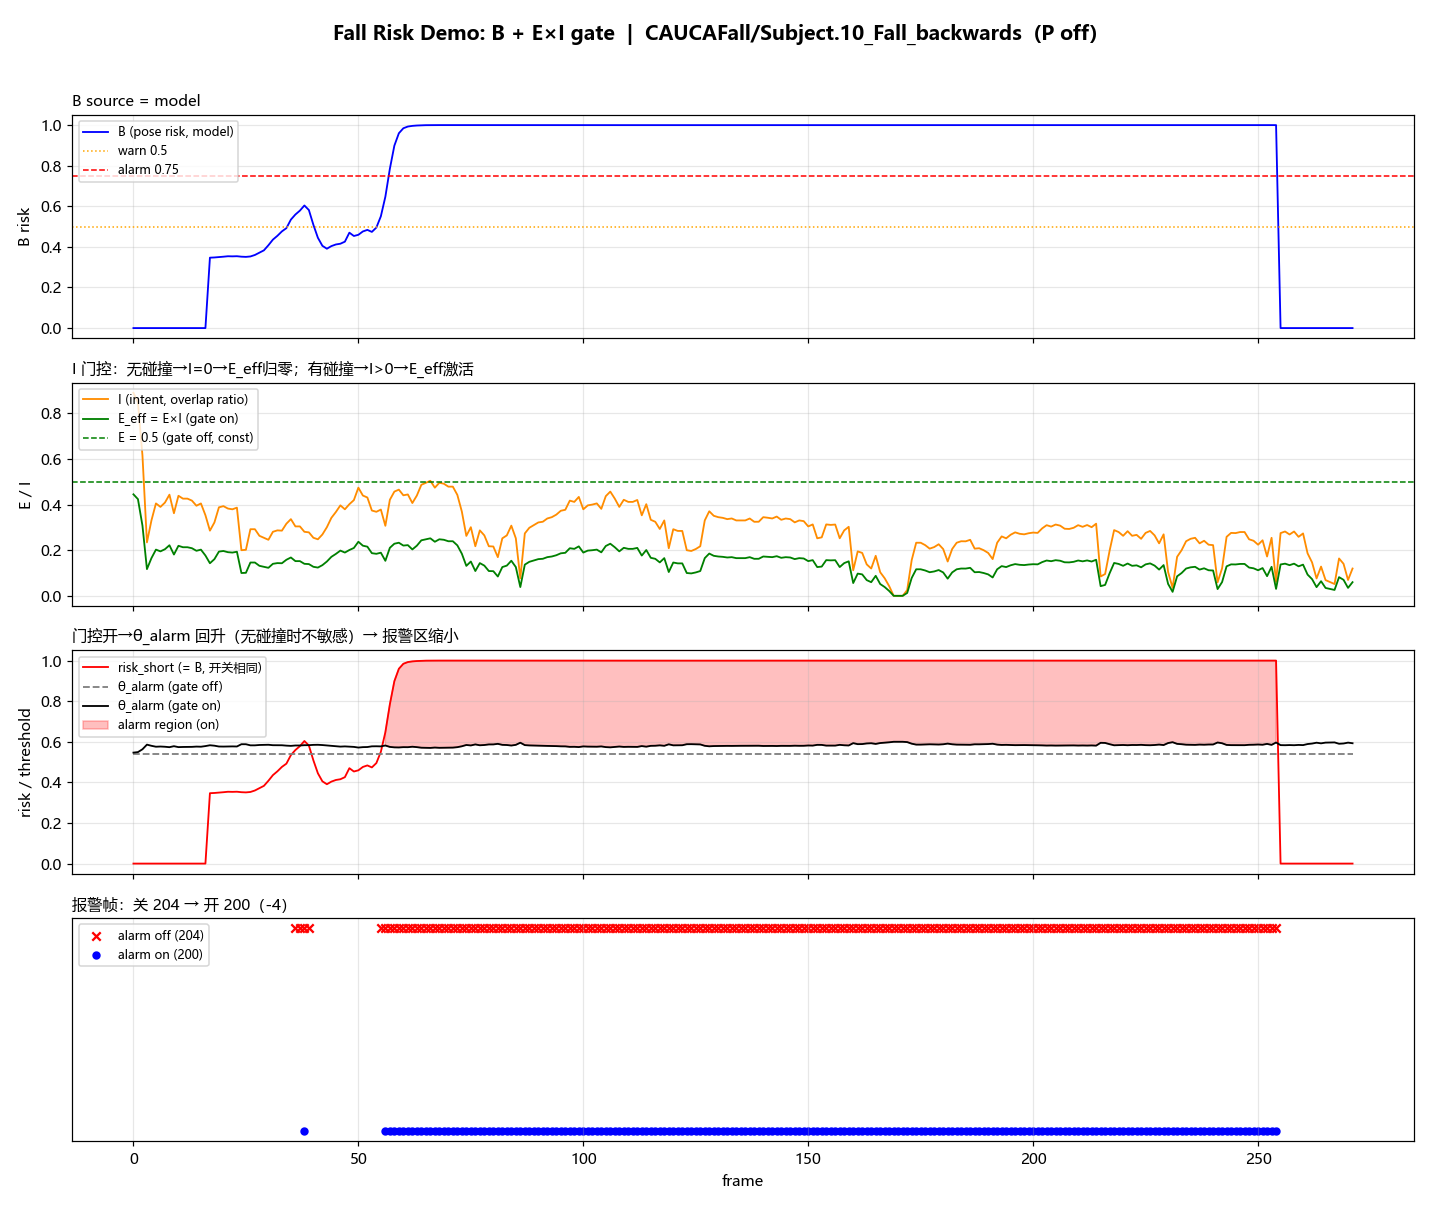

Reproduce this figure in Python.
#!/usr/bin/env python
# -*- coding: utf-8 -*-
"""
intent_gate_demo.py — 环境交互风险预测完整 demo

端到端跑单个视频：
  B = 真实 RiskRegressor 模型推理（姿态风险，含 gait 速度）
  E = 合成环境分（--force-e，因 env_labels 未覆盖全量 npz）
  I = compute_I 真实 pose 逐帧干涉系数（运动意图 × 环境掩码门控）
  P = 0（本 demo 不考虑生理因素）
  融合：fuse(B, E, P=0, I) 开/关门控对比

输出：逐帧风险曲线 PNG + 控制台摘要 + JSON。

用法:
  python demo/intent_gate_demo.py
  python demo/intent_gate_demo.py --npz pose_cache/CAUCAFall/Subject.10_Fall_backwards.npz
  python demo/intent_gate_demo.py --run-dir model/lstm/risk_v1/run_03 --force-e 0.5
"""
from __future__ import annotations

import argparse
import glob
import json
import sys
from pathlib import Path

import numpy as np
import matplotlib
matplotlib.use("Agg")  # 无 GUI 后端，直接存 PNG
import matplotlib.pyplot as plt
plt.rcParams["font.sans-serif"] = ["Microsoft YaHei", "SimHei", "Arial Unicode MS", "DejaVu Sans"]
plt.rcParams["axes.unicode_minus"] = False

PROJECT_ROOT = Path(__file__).resolve().parent.parent
sys.path.insert(0, str(PROJECT_ROOT))

from scripts.fuse_risk import compute_B_from_model, compute_I, fuse  # noqa: E402
from scripts.build_config import FUSE_LV_WATCH, FUSE_LV_WARNING, FUSE_LV_CRITICAL  # noqa: E402


def synth_fall_risk(T: int) -> np.ndarray:
    """B 模型不可用时的合成跌倒 risk 曲线：前70%正常→爬升→跌倒=1.0。"""
    r = np.full(T, 0.15, dtype=np.float32)
    fall_start = int(T * 0.7)
    fall_peak = int(T * 0.9)
    n = max(fall_peak - fall_start, 1)
    r[fall_start:fall_peak] = 0.3 + 0.6 * (1 - np.exp(-np.arange(n) / 5.0))
    r[fall_peak:] = 1.0
    return r


def main():
    p = argparse.ArgumentParser(description="环境交互风险预测完整 demo")
    p.add_argument("--npz", default=None, help="pose npz 路径（默认取第一个 CAUCAFall Fall 视频）")
    p.add_argument("--run-dir", default="model/lstm/risk_v1/run_03",
                   help="RiskRegressor 目录（算真实 B）")
    p.add_argument("--force-e", type=float, default=0.5,
                   help="合成环境分 E（env_labels 未覆盖时用）")
    p.add_argument("--b-risk", type=float, default=None,
                   help="B 常量基线（提供则不用模型，用于演示门控对边缘 B 的降误报）")
    p.add_argument("--out", default="demo/intent_gate_demo.png", help="输出 PNG 路径")
    p.add_argument("--out-json", default="demo/intent_gate_demo.json", help="输出 JSON 路径")
    args = p.parse_args()

    # 选视频
    npz = Path(args.npz) if args.npz else None
    if npz is None:
        cand = sorted(glob.glob(str(PROJECT_ROOT / "pose_cache" / "CAUCAFall" / "*Fall*.npz")))
        if not cand:
            print("[ERR] 未找到 CAUCAFall Fall npz，请用 --npz 指定")
            return
        npz = Path(cand[0])
    if not npz.exists():
        print(f"[ERR] npz 不存在: {npz}")
        return

    T = int(np.load(str(npz), allow_pickle=False)["landmarks"].shape[0])
    E = float(args.force_e)
    room = "demo"
    print("=" * 72)
    print(f"  环境交互风险预测 demo —— {npz.parent.name}/{npz.stem}")
    print(f"  T={T} 帧  E={E}(合成)  P=0(不考虑)  run_dir={args.run_dir}")
    print("=" * 72)

    # ---- B：--b-risk 常量 优先；否则真实模型，失败 fallback 合成 ----
    if args.b_risk is not None:
        B = np.full(T, float(args.b_risk), dtype=np.float32)
        b_src = f"const({args.b_risk})"
    else:
        B, b_src = compute_B_from_model(npz, Path(args.run_dir))
        if B is None:
            print(f"  [WARN] B 模型推理失败，用合成跌倒曲线")
            B = synth_fall_risk(T)
            b_src = "synth"
        B = B[:T] if len(B) >= T else np.concatenate([B, np.zeros(T - len(B), dtype=np.float32)])

    # ---- I：真实 pose 逐帧门控 ----
    I_arr, i_src = compute_I(npz, E)
    if I_arr is None:
        print("[ERR] compute_I 失败，无法演示门控")
        return
    if len(I_arr) > T:
        I_arr = I_arr[:T]
    elif len(I_arr) < T:
        I_arr = np.concatenate([I_arr, np.zeros(T - len(I_arr), dtype=np.float32)])

    # ---- 融合：开/关门控对比（P=0 不考虑）----
    s_off, _, a_off, _, ta_off, _, _ = fuse(B, E, 0.0, False, room, I=None)
    s_on, _, a_on, _, ta_on, _, _ = fuse(B, E, 0.0, False, room, I=I_arr)

    n_off, n_on = int(a_off.sum()), int(a_on.sum())
    print(f"\n  B   mean={B.mean():.3f}  max={B.max():.3f}  来源={b_src}")
    print(f"  I   mean={I_arr.mean():.3f}  max={I_arr.max():.3f}  I>0帧={int((I_arr>0).sum())}/{T}")
    print(f"  E   ={E:.3f} (合成)  →  E_eff(开) mean={(E*I_arr).mean():.3f}")
    print(f"  ── 报警帧对比 ──")
    print(f"  门控关: {n_off}/{T}  ({n_off/T*100:.1f}%)")
    print(f"  门控开: {n_on}/{T}  ({n_on/T*100:.1f}%)")
    print(f"  变化  : {n_on - n_off:+d} 帧  ({'降误报' if n_on < n_off else '需排查'})")
    print(f"  θ_alarm 关 mean={ta_off.mean():.3f}  开 mean={ta_on.mean():.3f}")

    # ---- 画图 ----
    t = np.arange(T)
    # theta_alarm 关门控时为标量（E_eff=E 常数 → θ 常数），统一成 (T,) 数组
    ta_off = np.full(T, float(np.mean(ta_off))) if np.ndim(ta_off) == 0 else np.asarray(ta_off, float)
    ta_on = np.full(T, float(np.mean(ta_on))) if np.ndim(ta_on) == 0 else np.asarray(ta_on, float)
    fig, axes = plt.subplots(4, 1, figsize=(13, 11), sharex=True)
    fig.suptitle(f"Fall Risk Demo: B + E×I gate  |  {npz.parent.name}/{npz.stem}  (P off)",
                 fontsize=13, fontweight="bold")

    # 子图1: B 姿态风险
    ax = axes[0]
    ax.plot(t, B, "b-", lw=1.2, label="B (pose risk, model)")
    ax.axhline(FUSE_LV_WARNING, color="orange", ls=":", lw=1, label=f"warn {FUSE_LV_WARNING}")
    ax.axhline(FUSE_LV_CRITICAL, color="red", ls="--", lw=1, label=f"alarm {FUSE_LV_CRITICAL}")
    ax.set_ylabel("B risk"); ax.legend(loc="upper left", fontsize=8); ax.grid(alpha=0.3)
    ax.set_title(f"B source = {b_src}", fontsize=10, loc="left")

    # 子图2: I + E_effective
    ax = axes[1]
    ax.plot(t, I_arr, "-", color="darkorange", lw=1.2, label="I (intent, overlap ratio)")
    ax.plot(t, E * I_arr, "-", color="green", lw=1.2, label=f"E_eff = E×I (gate on)")
    ax.axhline(E, color="green", ls="--", lw=1, label=f"E = {E} (gate off, const)")
    ax.set_ylabel("E / I"); ax.legend(loc="upper left", fontsize=8); ax.grid(alpha=0.3)
    ax.set_title("I 门控：无碰撞→I=0→E_eff归零；有碰撞→I>0→E_eff激活", fontsize=10, loc="left")

    # 子图3: risk_short + θ_alarm 开/关
    ax = axes[2]
    ax.plot(t, s_on, "r-", lw=1.2, label="risk_short (= B, 开关相同)")
    ax.plot(t, ta_off, color="gray", ls="--", lw=1.2, label="θ_alarm (gate off)")
    ax.plot(t, ta_on, color="black", ls="-", lw=1.2, label="θ_alarm (gate on)")
    ax.fill_between(t, ta_on, s_on, where=s_on >= ta_on, alpha=0.25, color="red",
                    label="alarm region (on)")
    ax.set_ylabel("risk / threshold"); ax.legend(loc="upper left", fontsize=8); ax.grid(alpha=0.3)
    ax.set_title("门控开→θ_alarm 回升（无碰撞时不敏感）→ 报警区缩小", fontsize=10, loc="left")

    # 子图4: alarm 标记
    ax = axes[3]
    if n_off > 0:
        ax.scatter(t[a_off], np.ones(n_off), color="red", marker="x", s=30, label=f"alarm off ({n_off})")
    if n_on > 0:
        ax.scatter(t[a_on], np.ones(n_on) * 0.6, color="blue", marker="o", s=20, label=f"alarm on ({n_on})")
    ax.set_yticks([]); ax.set_xlabel("frame")
    ax.legend(loc="upper left", fontsize=8); ax.grid(alpha=0.3)
    ax.set_title(f"报警帧：关 {n_off} → 开 {n_on}（{n_on - n_off:+d}）", fontsize=10, loc="left")

    plt.tight_layout(rect=[0, 0, 1, 0.97])
    Path(args.out).parent.mkdir(parents=True, exist_ok=True)
    plt.savefig(args.out, dpi=110)
    print(f"\n  曲线图 → {args.out}")

    Path(args.out_json).write_text(json.dumps({
        "video": f"{npz.parent.name}/{npz.stem}", "T": T, "B_source": b_src,
        "E": E, "I_mean": float(I_arr.mean()), "I_pos_frames": int((I_arr > 0).sum()),
        "alarm_off": n_off, "alarm_on": n_on, "delta": n_on - n_off,
        "theta_alarm_off_mean": float(ta_off.mean()), "theta_alarm_on_mean": float(ta_on.mean()),
    }, ensure_ascii=False, indent=2), encoding="utf-8")
    print(f"  明细   → {args.out_json}")
    print("=" * 72)


if __name__ == "__main__":
    main()
